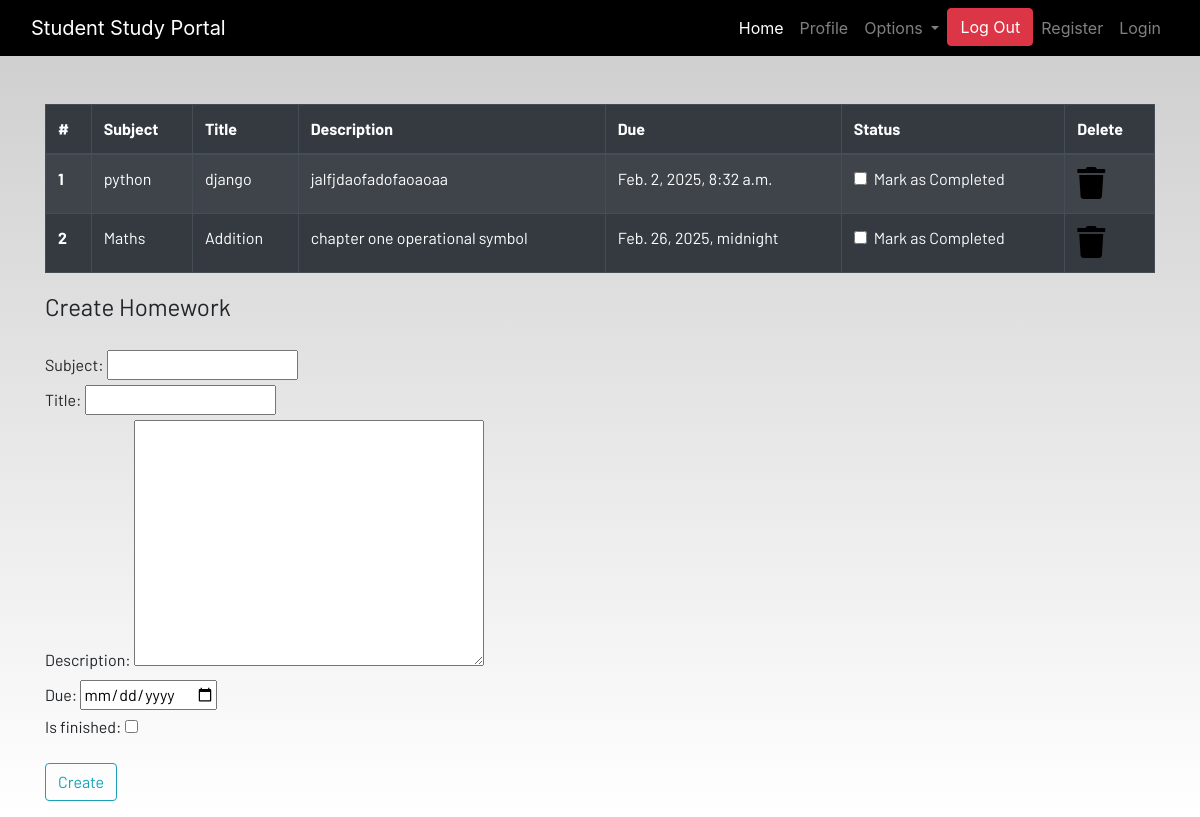
/homework/ (signed in), run on an earlier commit of the app's database.
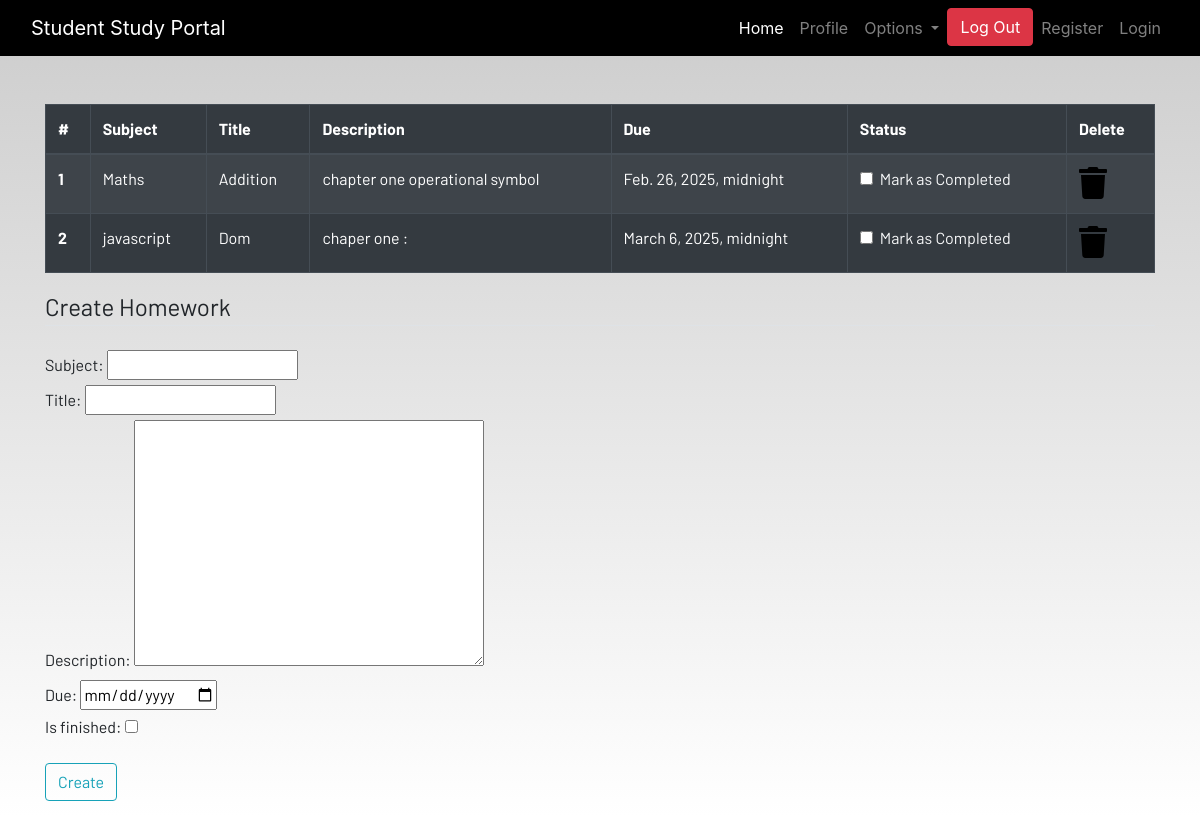
And on a later commit of the database.
### dashboard/models.py (models this page shows, shortened)
class Homework(models.Model):
    user = models.ForeignKey(User,on_delete=models.CASCADE)
    subject = models.CharField(max_length=50)
    title= models.CharField(max_length=100)
    description = models.TextField()
    due = models.DateTimeField()
    is_finished = models.BooleanField(default=False)

### dashboard/views.py (the view)
# urls.py: path('homework/',views.homework,name='homework'),
@login_required
def homework(request):
    if request.method == "POST":
        form = HomeworkForm(request.POST)
        if form.is_valid():
            try:
                finished = request.POST['is_finished']
                if finished =="on":
                    finished = True
                else:
                    finished = False
            except:
                finished=False
            homework=Homework(user=request.user,subject=request.POST['subject'],title=request.POST['title'],description=request.POST['description'],due=request.POST['due'],is_finished=finished)
            homework.save()
            messages.success(request,f"Home is Add to")
    else:
        form=HomeworkForm()
    homework=Homework.objects.filter(user=request.user)
    if len(homework) == 0:
        homework_done = True
    else:
        homework_done = False
    return render(request,'dashboard/homework.html',locals())

### dashboard/forms.py
class HomeworkForm(forms.ModelForm):
    class Meta:
        model = Homework
        widgets = {'due': DateInput()}
        fields = ['subject','title','description','due','is_finished']

### dashboard/templates/dashboard/homework.html (shortened to what this page needs)
{% extends 'dashboard/base.html' %}
{% load static %}
{% block content %}
<div class="container">
    {% if not homework_done %}
    <table class="table table-striped table-bordered table-hover table-dark">
        <thead>
            <tr>
                <th scope="col">#</th>
                <th scope="col">Subject</th>
                <th scope="col">Title</th>
                <th scope="col">Description</th>
                <th scope="col">Due</th>
                <th scope="col">Status</th>
                <th scope="col">Delete</th>
            </tr>
        </thead>
        <tbody>
            {% for fora in homework %}
            <tr>
                <th scope="row">{{forloop.counter}}</th>
                <td>{{fora.subject}}</td>
                <td>{{fora.title}}</td>
                <td>{{fora.description}}</td>
                <td>{{fora.due}}</td>
                <td>
                    <a href="{% url 'update-homework' fora.id %}">
                        <div class="form-check">
                            {% if fora.is_finished == True %}
                            <input class="form-check-input" type="checkbox" value="" checked>
                            {% else %}
                            <input class="form-check-input" type="checkbox" value="">
                            {% endif %}
                            <label class="form-check-label text-light" for="flexCheckDefault">
                                Mark as Completed
                            </label>
                        </div>
                    </a>
                </td>
                <td><a href="{% url 'delete-homework' fora.id %} "><i class="fa fa-trash fa-2x"></i></a></td>
            </tr>
            {% endfor %}
        </tbody>
    </table>
    {% else %}
    <h4>All homeworks are completed!! Create to have more!!</h4>
    {% endif %}
</div>
<div class=" container">
    <form method="POST">
        <fieldset class="form-group">
            <legend class="border-bottom mb-4">Create Homework</legend>
          {{form}}
        </fieldset>
        <div class="form-group">
            <button href="" class="btn btn-outline-info" type="submit">
                Create
            </button>
        </div>
    </form>
</div>
{% endblock content %}

### dashboard/templates/dashboard/base.html (shortened to what this page needs)
<!DOCTYPE html>
{% load static %}
<html lang="en">
<head>
  <link rel="stylesheet" href="https://stackpath.bootstrapcdn.com/bootstrap/4.3.1/css/bootstrap.min.css"
 />
  <link rel="stylesheet" href="https://use.fontawesome.com/releases/v5.7.2/css/all.css"
 />
  <link rel="stylesheet" href="{% static 'style/main.css' %}" />
</head>
<body>
  <header>
    <nav class="navbar navbar-expand-lg navbar-dark bg-dark">
      <div class="container-fluid">
        <a class="navbar-brand" href="{%url 'home' %}">Student Study Portal</a>
        <div class="collapse navbar-collapse justify-content-end" id="navbarSupportedContent">
          <ul class="navbar-nav mb-2 mb-lg-0">
            <li class="nav-item">
              <a class="nav-link active" aria-current="page" href="{% url 'home' %}">Home</a>
            </li>
            {% if user.is_authenticated %}
            <li class="nav-item">
              <a class="nav-link" href="{%url 'profile' %}">Profile</a>
            </li>
            <li class="nav-item dropdown">
              <a class="nav-link dropdown-toggle" href="#" id="navbarDropdown" role="button" data-toggle="dropdown"
                aria-haspopup="true" aria-expanded="false">
                Options
              </a>
            </li>
            <li class="nav-item">
              <form action="{% url 'logout' %}" method="post" style="display: inline;">
                <button type="submit" class="btn btn-danger">Log Out</button>
            </form>
          </li>
          {% endif %}
            <li class="nav-item">
              <a class="nav-link" href="{% url 'register' %}">Register</a>
            </li>
            <li class="nav-item">
              <a class="nav-link" href="{% url 'login' %}">Login</a>
            </li>
          </ul>
        </div>
      </div>
    </nav>
  </header>
  <br /><br />
  <main>
    {% block content %}
    {% endblock content %}
  </main>
</body>
</html>

### static/sytle/main.css (style rules this page uses)
html { scroll-behavior: smooth; height: 100%; width: 100%; }
main { font-family: Barlow, Quicksand, Rubik, sans-serif, serif, 'Times New Roman', Times, serif !important; }
.navbar { background-color: rgb(0, 0, 0) !important; }
a { text-decoration: none !important; color: black; }
html, body { max-width: 100%; overflow-x: hidden; height: 100%; width: 100%; }
body { background: linear-gradient(rgba(0, 0, 0, 0.2), rgba(255, 255, 255, 0.5)); overflow-x: hidden; background-repeat: no-repeat; }
.fa { color: black; }

What changed in the data, as far as the page shows it:
removed Homework: subject "python", title "django", description "jalfjdaofadofaoaoaa", due "Feb. 2, 2025, 8:32 a.m."
added Homework: subject "javascript", title "Dom", description "chaper one :", due "March 6, 2025, midnight"
